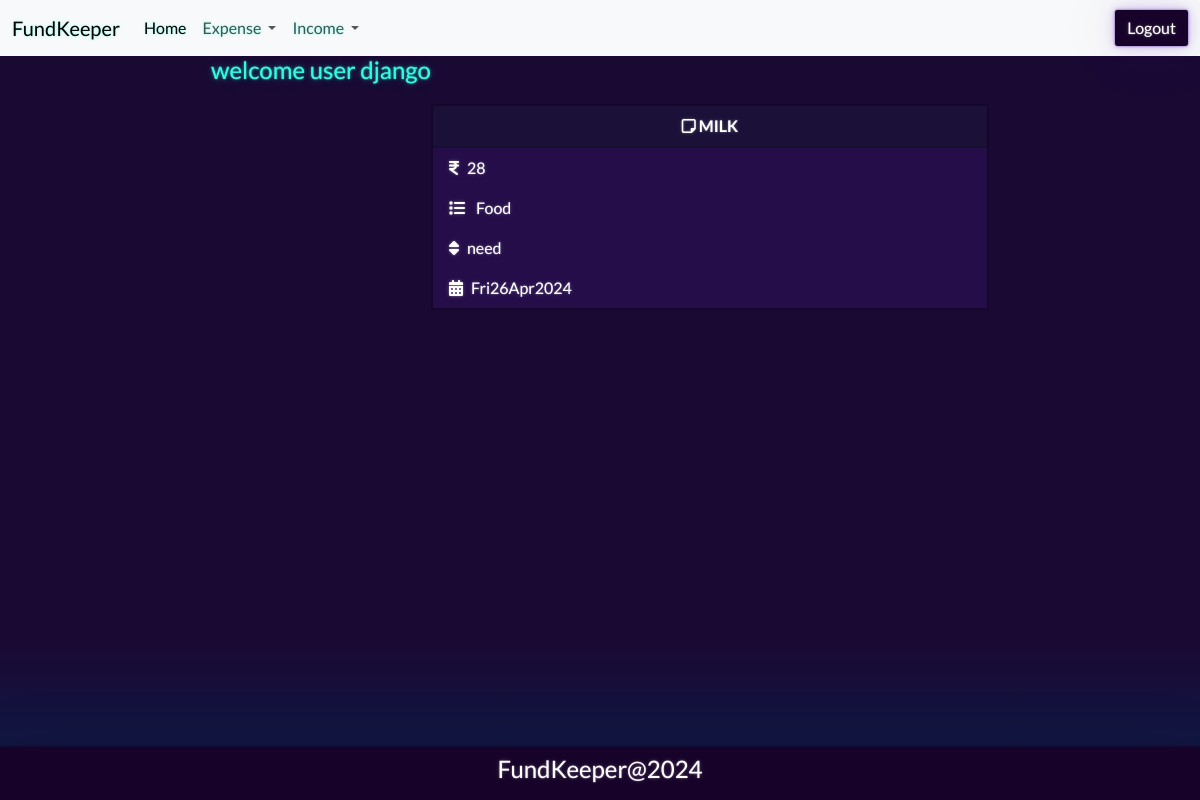
Before: /expense/2/ (signed in) with the older database file.
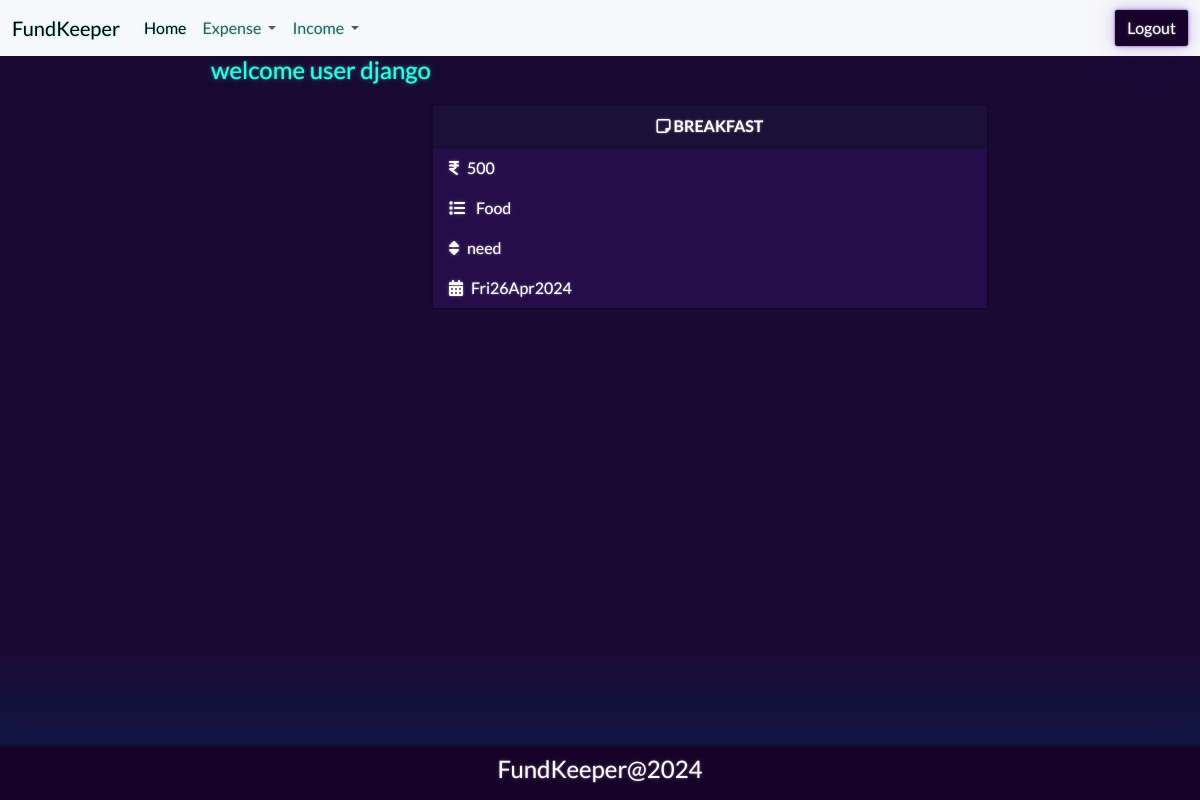
After: the same page with the newer database file.
### budget/models.py (models this page shows, shortened)
class Expense(models.Model):
    title=models.CharField(max_length=200)
    amount=models.PositiveIntegerField()
    expense_categories = (
        ("Housing", "Housing"),
        ("Transportation", "Transportation"),
        ("Food", "Food"),
        ("Health", "Health"),
        ("Entertainment", "Entertainment"),
        ("DebtPayments", "Debt Payments"),
        ("PersonalCare", "Personal Care"),
        ("Education", "Education"),
        ("Savings", "Savings"),
        ("Miscellaneous", "Miscellaneous")
    )
    category=models.CharField(max_length=200,choices=expense_categories,default="Miscellaneous")
    user_object=models.ForeignKey(User,on_delete=models.CASCADE)
    created_date=models.DateTimeField(auto_now_add=True)
    priority_options=(
        ("need","need"),
        ("want","want")
    )
    priority=models.CharField(max_length=200,choices=priority_options,default="need")

### budget/views.py (the view)
# urls.py: path('expense/<int:pk>/',views.ExpenseDetailView.as_view(),name='expense-detail'),
@method_decorator(signin_required,name="dispatch")
class ExpenseDetailView(View):
    def get(self,request,*args, **kwargs):
        id=kwargs.get("pk")
        qs=Expense.objects.get(id=id)
        return render(request,"expense_detail.html",{"data":qs})

### budget/templates/expense_detail.html
{%extends 'base.html'%}
{%block main_block%}
   <div class="container d-flex justify-content-center">
    <h4>welcome user {{request.user}}</h4>
        <div class="card w-50 my-5">
            <div class="card-header text-center fw-bold">
                <i class="fa-regular fa-note-sticky"></i> {{data.title|upper}}
            </div>
            <ul class="list-group list-group-flush">
            <li class="list-group-item"> <i class="fa-solid fa-indian-rupee-sign me-2"></i>{{data.amount}}</li>
            <li class="list-group-item"><i class="fa-solid fa-list me-2"></i> {{data.category}}</li>
            <li class="list-group-item"><i class="fa-solid fa-sort me-2"></i>{{data.priority}}</li>
            <li class="list-group-item"><i class="fa-solid fa-calendar-days me-2"></i>{{data.created_date|date:"DdMY"}}</li>
            </ul>
        </div>
    </div>
{%endblock%}

Changed rows visible on the page:
changed Expense "Food": title "MILK" → "BREAKFAST"; amount "28" → "500"
